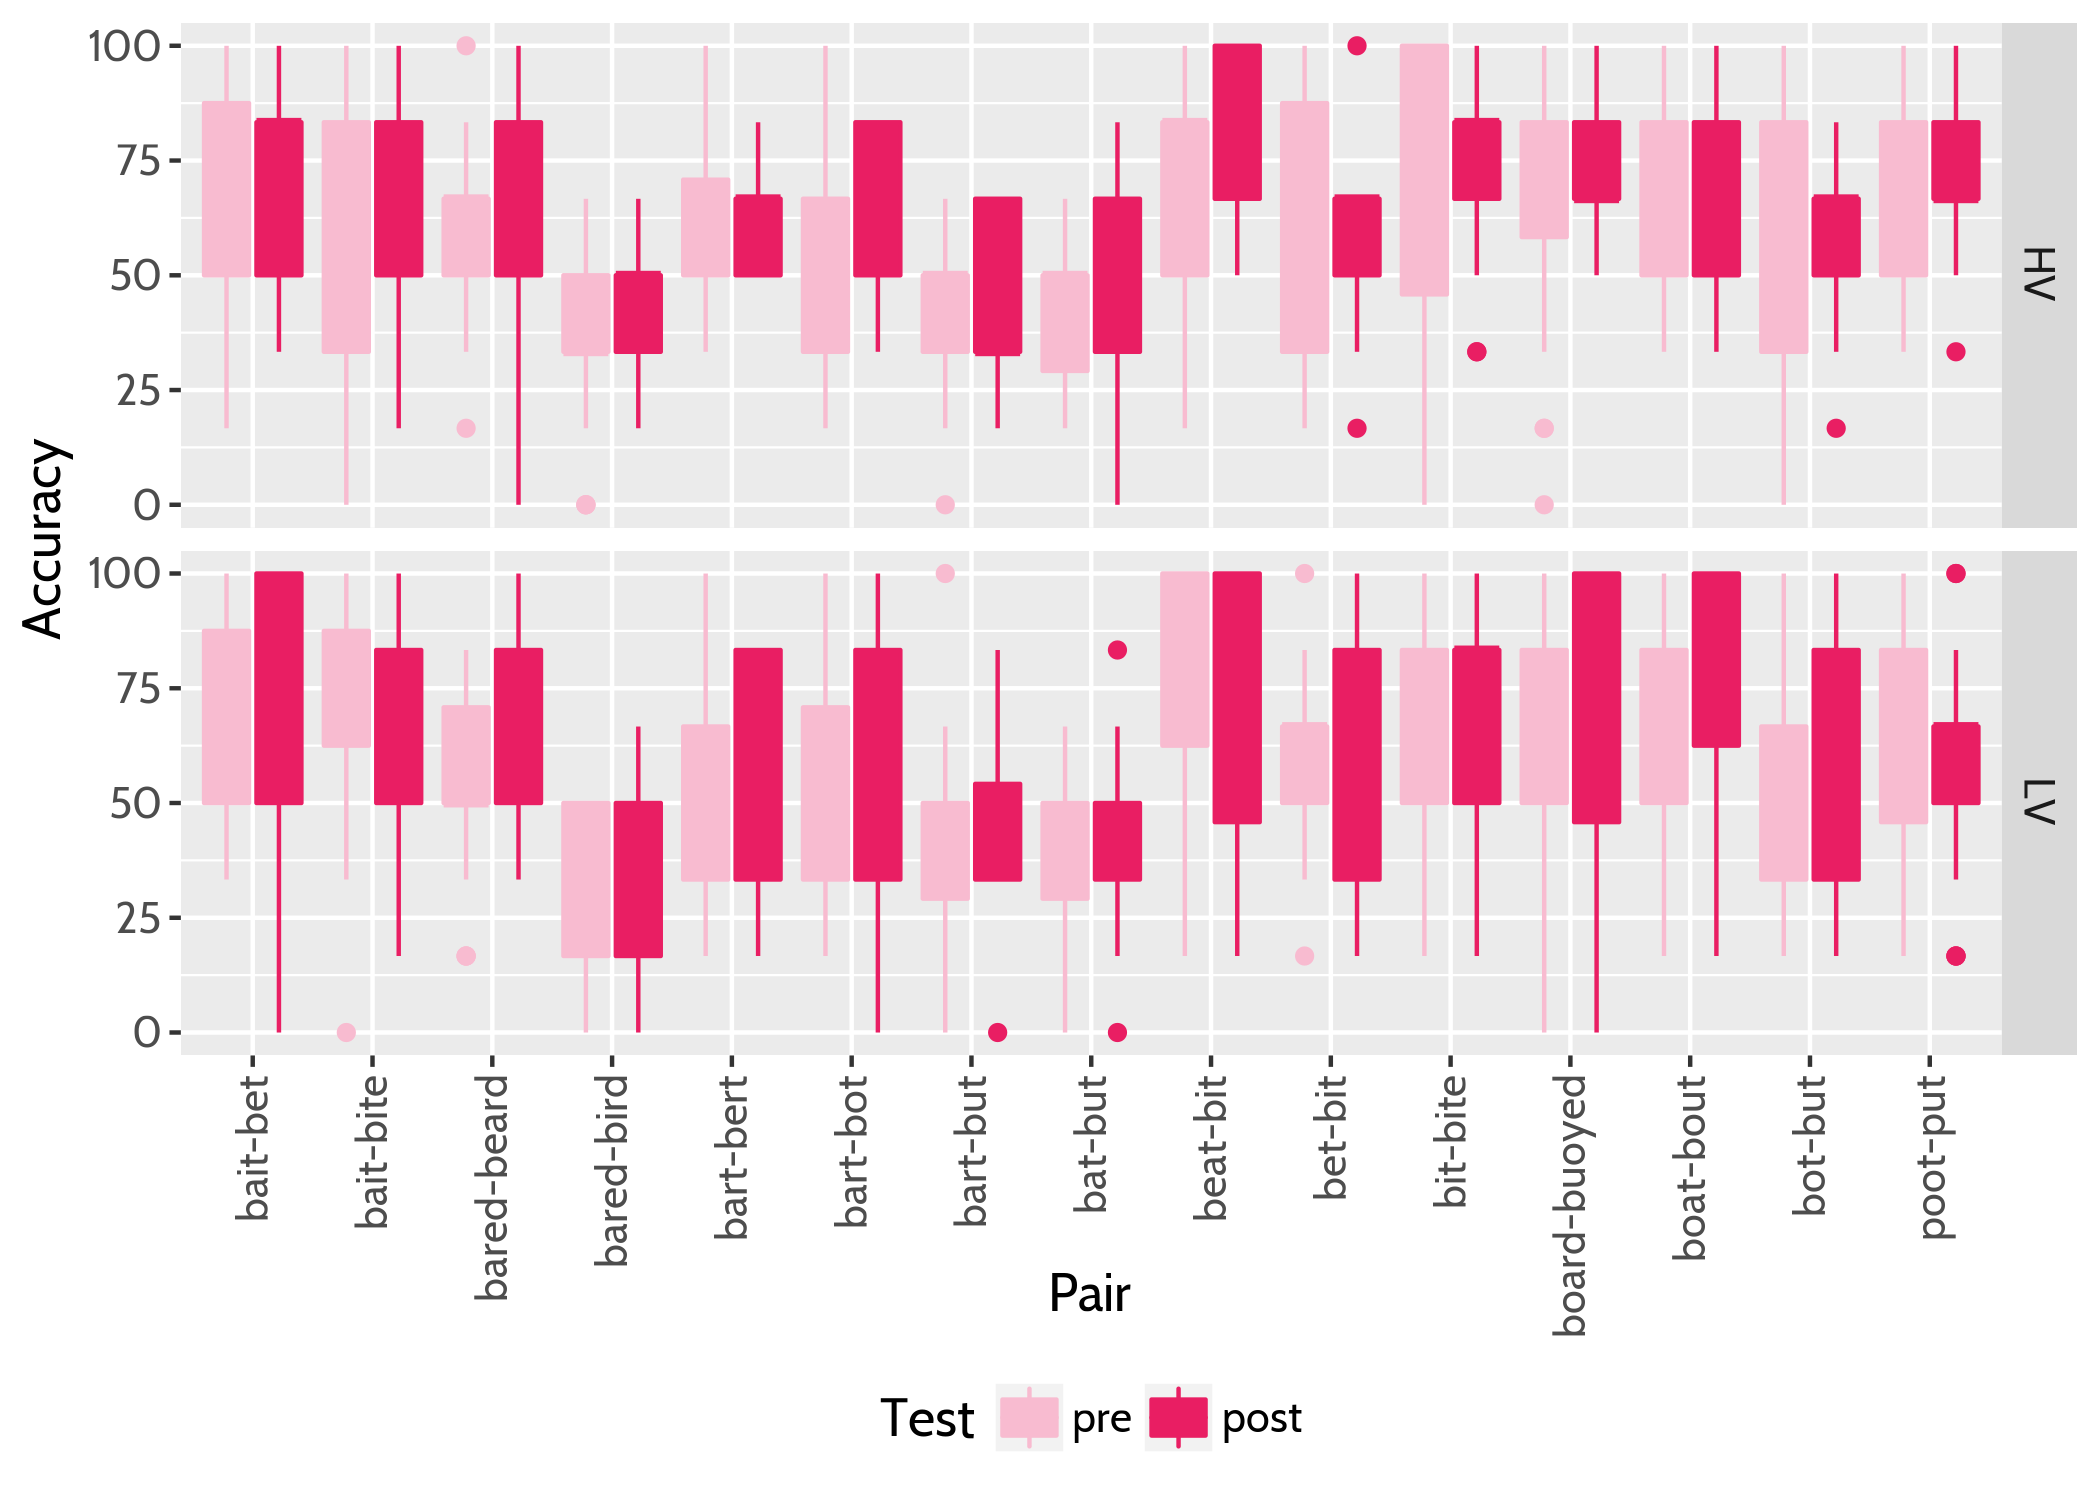

R code for this plot:
# Set up custom font
library(showtext)
font_add("Cabin", "../fonts/Cabin/Cabin-Regular.ttf")
showtext_auto()

library(ggplot2)
library(plyr)

axb.df <- read.csv(file="AXB-data.csv", header=TRUE, sep=",")
axb.df$Pair <- apply(axb.df, 1, function(row) {
    stimuli <- row[c("stim1", "stim2", "stim3")]
    pair <- sort(unique(stimuli))
    label <- paste(pair, collapse="-")
    return (label)
})
axb.df$test <- factor(axb.df$test, levels=c("pre", "post"))
axb.df$group <- factor(axb.df$group)
axb.df$Pair <- factor(axb.df$Pair)

bx.df <- ddply(axb.df, c("group", "test", "participant", "Pair"), function(subset) {
    Trials <- nrow(subset)
    Correct = sum(subset$correct.response)
    Accuracy = Correct / Trials * 100
    data.frame(Trials, Correct, Accuracy)
})
names(bx.df)[names(bx.df) == "test"] <- "Test"
names(bx.df)[names(bx.df) == "group"] <- "Group"

width <- 7
height <- 5
dpi <- 1200
fontSize <- dpi * 80 / 600
HV <- "#F8BBD0"
LV <- "#E91E63"
MD <- "#FFFFFF"

# Do the plot
dodge <- position_dodge(0.875)
p <- ggplot(bx.df, aes(x=Pair, y=Accuracy, fill=Test, color=Test)) +
    geom_boxplot(position=dodge, aes(fill=Test, color=Test))

# Axis stuff
p <- p + scale_y_continuous(expand=c(0,5), limit=c(0, 100),
                                minor_breaks=c(),
                                breaks=seq(0,100,25),
                                labels=seq(0,100,25))
# Theme stuff
p <- p + theme(
    legend.position="bottom",
    panel.background=element_rect(fill="#efefef"),
    panel.grid.major=element_line(color="#f7f7f7"),
    text=element_text(family="Cabin", size=fontSize),
    axis.text.x = element_text(angle = 90, hjust = 1, vjust=0.5),
    axis.title.x = element_text(margin = margin(t = -5, r = 0, b = -10, l = 0))) +
    ylab("Accuracy (%)")
# Manually set colors
p <- p + scale_fill_manual(values=c(HV, LV))
p <- p + scale_color_manual(values=c(HV, LV))

# Add the facet variable
p <- p + facet_grid(Group~.)

# Now add the medians. This must come after setting the facets.
dat <- ggplot_build(p)$data[[1]]
dat$Test <- rep(levels(bx.df$Test), times=nrow(dat) / 2)
dat$Group <- rep(levels(bx.df$Group), each=nrow(dat) / 2)
p <- p + geom_segment(
  data=dat,
  aes(x=xmin, xend=xmax, y=middle, yend=middle), lineend='round', inherit.aes=FALSE, colour=MD)
#
ggsave("axb-boxplot.png", width=width, height=height, units="in", dpi=dpi)
